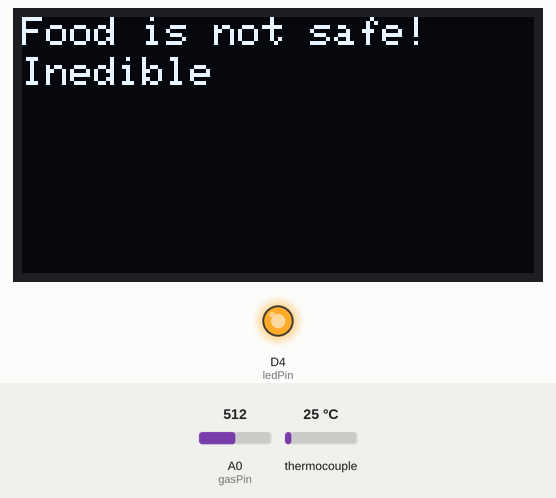
Bench run of a sketch on a simulated ESP8266 (NodeMCU). Shown: 128×64 one-colour display, output pins drawn as LEDs (lit = HIGH). The test bench sets the inputs (shaded band); at power-on: thermocouple 25 °C, A0 (gasPin) = 512. The display library's start-up logo is not drawn; what the sketch prints to the serial monitor is not drawn.

Above: at 3.5 s.
3.6 s: thermocouple set to 96 °C
6.5 s: thermocouple set to 104 °C
At 9.3 s:
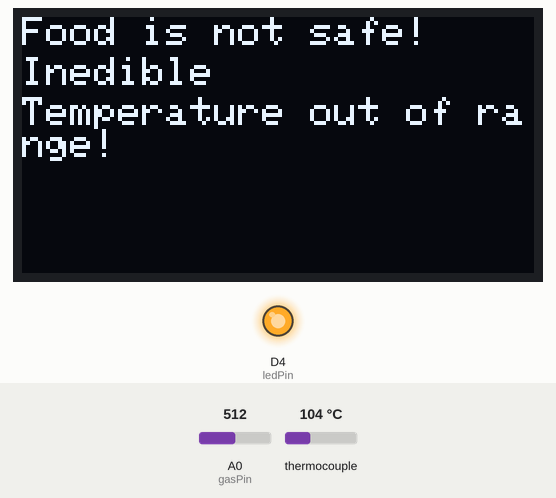
9.9 s: thermocouple set to 6 °C
At 12.6 s:
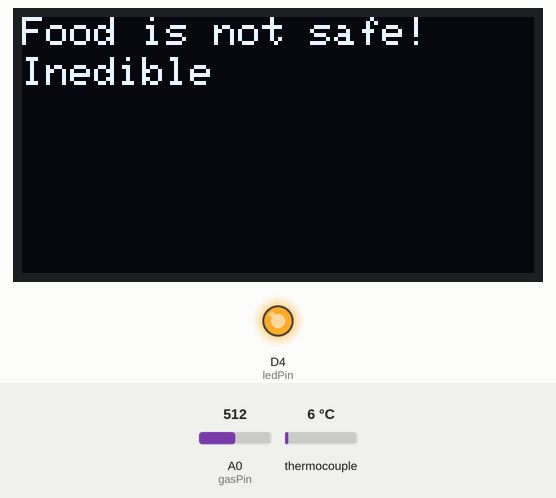
12.9 s: thermocouple set to 150 °C
At 15.0 s:
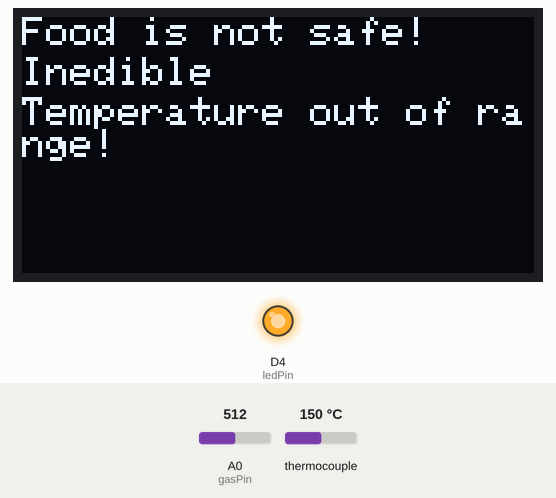
15.9 s: thermocouple set to 75 °C
At 18.4 s:
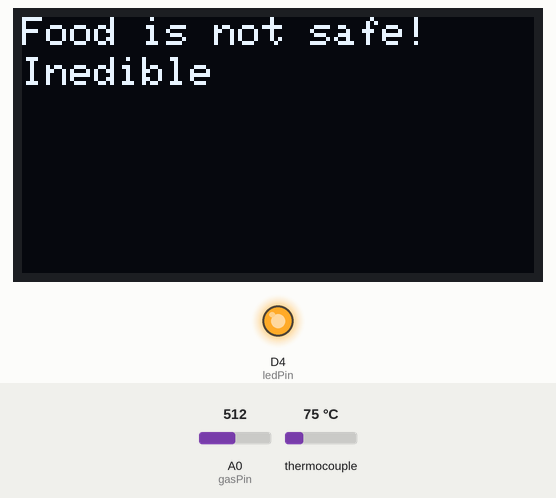
Timing chart, 0 to 19.9 s (numbered marks = the images above; inputs shaded):
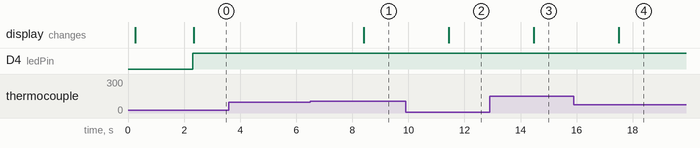

The sketch:

IOT_IMPLEMENTATION.ino
```cpp
#include <Arduino.h>
#include <Wire.h>
#include <Adafruit_GFX.h>
#include <Adafruit_SH110X.h>
#include "max6675.h"

int thermoDO = D7;
int thermoCS = D6;
int thermoCLK = D5;
int ledPin = D4;
int gasPin = A0;

MAX6675 thermocouple(thermoCLK, thermoCS, thermoDO);
float gasLevel = 0.00;
float celsius = 0.00;
float fahrenheit = 0.00;

#define i2c_Address 0x3c
#define SCREEN_WIDTH 128
#define SCREEN_HEIGHT 64
#define OLED_RESET 1
Adafruit_SH1106G display = Adafruit_SH1106G(SCREEN_WIDTH, SCREEN_HEIGHT, &Wire, OLED_RESET);

void checkFoodSafety();

void setup() {
  Serial.begin(115200);
  pinMode(ledPin, OUTPUT);

  delay(250); // wait for the OLED to power up
  display.begin(i2c_Address, true); // Address 0x3C default
  display.display();
  delay(2000);
  display.clearDisplay();
}

void loop() {
  celsius = thermocouple.readCelsius();
  fahrenheit = thermocouple.readFahrenheit();
  gasLevel = analogRead(gasPin) / 1023.0 * 100.0;

  Serial.print("Temperature (C): ");
  Serial.println(celsius);  // Display temperature in Celsius on Serial monitor
  Serial.print("Temperature (F): ");
  Serial.println(fahrenheit);
  Serial.print("Gas Level: ");
  Serial.println(gasLevel);

  checkFoodSafety();

  delay(1000); // Adjust delay as needed
}

void checkFoodSafety() {
  Serial.println("Checking food safety...");

  int expectedGasValue = 5;
  double expectedMinTemperature = 30.0;
  double expectedMaxTemperature = 60.0;

  display.clearDisplay();

  if (gasLevel >= expectedGasValue || celsius < expectedMinTemperature || celsius > expectedMaxTemperature) {
    Serial.println("Food is not safe!");
    digitalWrite(ledPin, HIGH);
    display.setTextSize(1);
    display.setTextColor(SH110X_WHITE);
    display.setCursor(0, 0);
    display.println("Food is not safe!");
    display.setCursor(0, 10);
    display.println("Inedible");
  }
  else {
    Serial.println("Food is safe!");
    digitalWrite(ledPin, LOW);
    display.setTextSize(1);
    display.setTextColor(SH110X_WHITE);
    display.setCursor(0, 0);
    display.println("Food is safe!");
    display.setCursor(0, 10);
    display.println("Edible");
  }

  if (celsius > 100.0) {
    Serial.println("Temperature is out of range!");
    digitalWrite(ledPin, HIGH);
    display.setTextSize(1);
    display.setTextColor(SH110X_WHITE);
    display.setCursor(0, 20);
    display.println("Temperature out of range!");
  }

  display.display();
  delay(2000);
  display.clearDisplay();
}
```

Measured:
- the behaviour switches between 100 and 101 °C on thermocouple (found by bisection; images 0 and 1)
- after the input at 3.6 s, every drawn part: stays the same
- after the input at 6.5 s, the display: changes after 1.9 s (image 1)
- after the input at 9.9 s, the display: changes after 1.5 s (image 2)
- after the input at 12.9 s, the display: changes after 1.6 s (image 3)
- after the input at 15.9 s, the display: changes after 1.6 s (image 4)
